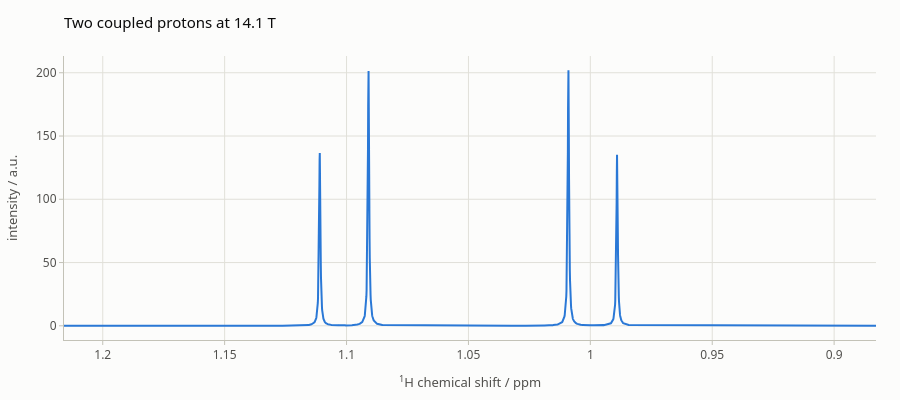

Notebook code cell kept with this figure:
### Markdown cell above
`plot_1d` draws the spectrum on that axis, decreasing from left to right as
is usual in NMR. The figure is interactive: hover to read off shifts and
intensities, drag to zoom in, double-click to zoom out.

### Code cell
from spynach.plotting import plot_1d

plot_1d(spin_system, spectrum.real, parameters, title="Two coupled protons at 14.1 T")

### Figure 1 — Plotly figure (JSON) as saved in the notebook; plotly's stock layout.template omitted (floating-point values rounded to 4 significant figures; data arrays with more than 128 entries replaced by an {"elided": "..."} marker saying what was removed)
{"data": [{"hovertemplate": "%{y:.4g}<extra></extra>", "line": {"color": "#2a78d6", "width": 2}, "mode": "lines", "name": "", "y": {"elided": "4096 float values"}, "type": "scatter", "x": {"elided": "4096 float values"}}], "layout": {"font": {"family": "system-ui, -apple-system, \"Segoe UI\", Roboto, sans-serif", "color": "#0b0b0b", "size": 13}, "margin": {"l": 64, "r": 24, "t": 56, "b": 56}, "title": {"font": {"size": 15, "color": "#0b0b0b"}, "text": "Two coupled protons at 14.1 T", "x": 0, "xanchor": "left", "xref": "paper"}, "xaxis": {"tickfont": {"color": "#52514e", "size": 12}, "title": {"font": {"color": "#52514e", "size": 13}, "text": "<sup>1</sup>H chemical shift / ppm"}, "showgrid": true, "gridcolor": "#e1e0d9", "gridwidth": 1, "zeroline": false, "showline": true, "linecolor": "#c3c2b7", "linewidth": 1, "mirror": false, "ticks": "outside", "tickcolor": "#c3c2b7", "ticklen": 4, "showspikes": true, "spikemode": "across", "spikesnap": "cursor", "spikethickness": 1, "spikedash": "solid", "spikecolor": "#898781", "range": [1.216, 0.8828], "hoverformat": ".4f"}, "yaxis": {"tickfont": {"color": "#52514e", "size": 12}, "title": {"font": {"color": "#52514e", "size": 13}, "text": "intensity / a.u."}, "showgrid": true, "gridcolor": "#e1e0d9", "gridwidth": 1, "zeroline": false, "showline": true, "linecolor": "#c3c2b7", "linewidth": 1, "mirror": false, "ticks": "outside", "tickcolor": "#c3c2b7", "ticklen": 4, "showspikes": false, "spikemode": "across", "spikesnap": "cursor", "spikethickness": 1, "spikedash": "solid", "spikecolor": "#898781", "exponentformat": "power"}, "legend": {"font": {"color": "#52514e"}, "orientation": "h", "x": 0, "xanchor": "left", "y": 1.02, "yanchor": "bottom", "bgcolor": "rgba(0,0,0,0)"}, "hoverlabel": {"font": {"color": "#0b0b0b", "family": "system-ui, -apple-system, \"Segoe UI\", Roboto, sans-serif"}, "bgcolor": "#fcfcfb", "bordercolor": "rgba(11,11,11,0.10)"}, "modebar": {"bgcolor": "rgba(0,0,0,0)", "color": "#898781", "activecolor": "#52514e", "remove": ["lasso2d", "select2d"]}, "height": 400, "paper_bgcolor": "#fcfcfb", "plot_bgcolor": "#fcfcfb", "dragmode": "zoom", "hovermode": "x unified", "showlegend": false}}
